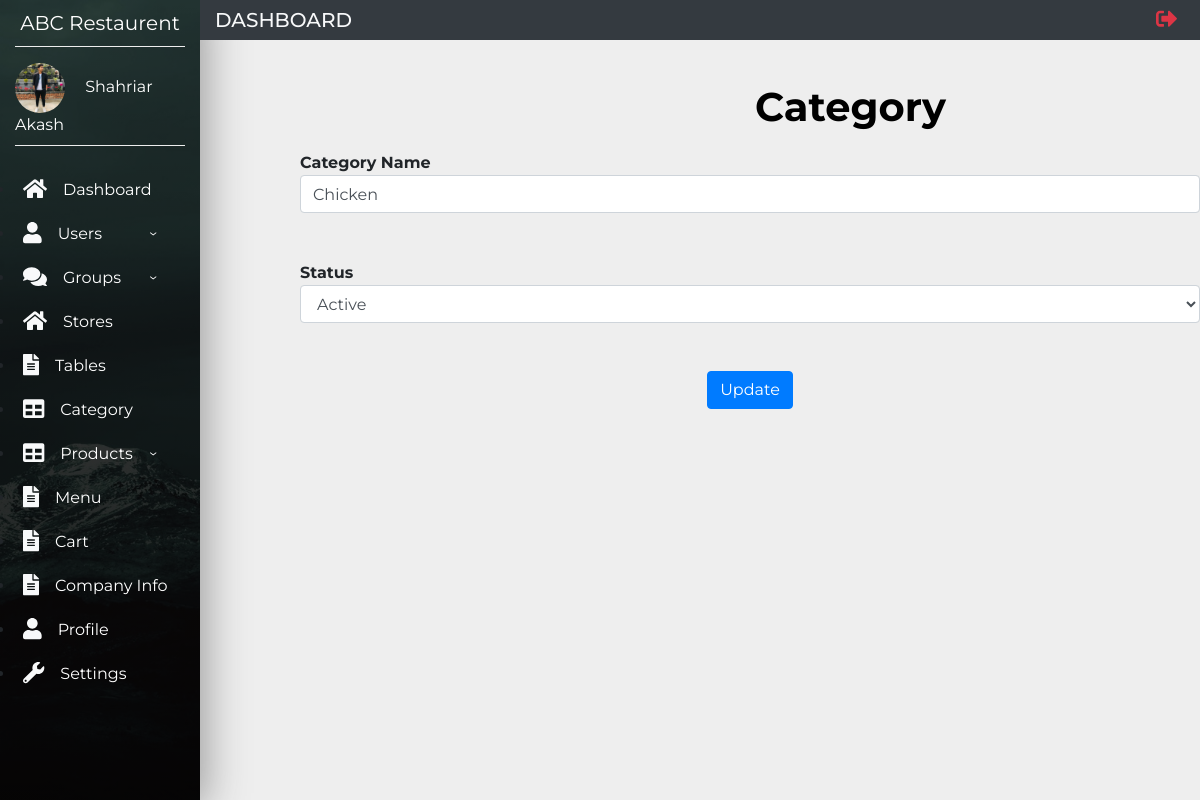
/views/editcategory.php?id=1 (signed in), run on the app's committed database.
### tables this page shows
CREATE TABLE `userinfo` (
  `userid` int(11) NOT NULL,
  `firstName` varchar(80) NOT NULL,
  `lastName` varchar(80) DEFAULT NULL,
  `email` varchar(80) NOT NULL,
  `password` varchar(80) NOT NULL,
  `groupId` int(11) NOT NULL,
  `gender` varchar(20) NOT NULL,
  `phoneNo` int(11) NOT NULL
);

CREATE TABLE `category` (
  `categoryId` int(11) NOT NULL,
  `categoryName` varchar(50) NOT NULL,
  `status` varchar(50) NOT NULL
);

### models/database.php (called while the page is built, shortened)
<?php
	$serverName="localhost";
	$username="root";
	$password="";
	$db_name="wt_project";
	function get($query)
	{
		$data=array();
		global $serverName,$username,$password,$db_name;
		$conn=mysqli_connect($serverName,$username,$password,$db_name);
		$result=mysqli_query($conn,$query);
		if(mysqli_num_rows($result) > 0)
		{
			while($row=mysqli_fetch_assoc($result))
			{
				$entity=array();
				foreach($row as $k=>$v)
				{
					$entity[$k]=$row[$k];
				}
				$data[]=$entity;
			}
		}
		return $data;
	}
?>

### controllers/categoryController.php (called while the page is built, shortened)
<?php
    include_once '../models/database.php';
    function getCategory($id)
    {
        $query="SELECT * FROM category where categoryId=$id";
        $category=get($query);
        return $category[0];
    }
?>

### views/editcategory.php (the view, shortened to what this page needs)
<?php
    include_once('Main.php');
    include_once '../controllers/categoryController.php';
    $category=getCategory($_GET['id']);
?>
<div class="storeinner">
    <h1 class="storeh1"> <b><Table></Table> Category </b> </h1>
    <form action="../controllers/categoryController.php" onsubmit="return validate()" method="post">
        <b> Category Name </b><br> <input class="form form-control" type="text" name="name" id="name" placeholder="Enter Category Name" value="<?php echo $category['categoryName'];?>"> <br>
        <span class="text-danger font-weight-bold" id="err_name"></span><br>
        <b>Status </b> <br>
        <select class="form form-control" name="status" class="active" id="status">
			<option disabled selected><?php echo $category['status'];?></option>
        </select><br><span class="text-danger font-weight-bold" id="err_stat"></span><br>
    <div align="center">
	    <input class="btn btn-primary" style="color:White" type="submit" name="update_category" value="Update" ></p>
    </div>
    <br><br><br>
    </form>
</div>
<?php include_once('Adminfooter.php') ?>

### views/Main.php (shortened to what this page needs)
<?php
    include_once '../models/database.php';
    $id=$_COOKIE['name'];
    function GetUser($id)
    {
        $query="SELECT * FROM userinfo WHERE userId=$id";
        $user=get($query);
        return $user[0];
    }
    $user=GetUser($id);
    $userName=$user["firstName"].' '.$user["lastName"];
?>
<!doctype html>
<html lang="en">
<head>
    <link rel="stylesheet" href="https://stackpath.bootstrapcdn.com/bootstrap/4.1.1/css/bootstrap.min.css"
>
    <link rel="stylesheet" href="styles/Adduser.css">
    <link rel="stylesheet" href="styles/companyinfo.css">
    <link rel="stylesheet" href="styles/profile.css">
    <link rel="stylesheet" href="styles/setting.css">
    <link rel="stylesheet" href="styles/style.css">
    <link rel="stylesheet" href="styles/Addproduct.css">
    <link rel="stylesheet" href="styles/AddGroup.css">
    <link rel="stylesheet" href="styles/ManageGroup.css">
    <link rel="stylesheet" href="styles/ManageUser.css">
    <link rel="stylesheet" href="styles/store.css">
</head>
<body>
    <nav class="navbar navbar-expand-md navbar-light">
        <div class="collapse navbar-collapse" id="myNavbar">
            <div class="container-fluid">
                <div class="row">
                    <div class="col-xl-2 col-lg-3 col-md-4 sidebar fixed-top">
                        <a href="#"
                            class="navbar-brand text-white d-block mx-auto text-center py-2 mb-3 bottom-border">ABC
                            Restaurent</a>
                        <div class="bottom-border pb-2">
                            <img src="images/admin.jpg" width="50" class="rounded-circle mr-3">
                            <span class="text-white">
                            <?php
                                echo $userName;
                            ?>
                            </span>
                        </div>
                        <ul class="menu-ul flex-column mt-4">
                            <li class="nav-item"><a href="Dashboard.php" class="nav-link text-white p-2 mb-1 sidebar-link"><i
                                        class="fas fa-home text-light fa-lg mr-3"></i>Dashboard</a></li>
                            <li id="user-nav"><a href="#" class="nav-link text-white p-2 mb-1 sidebar-link ">
                              <i class="fas fa-user text-light fa-lg mr-3"></i>Users</a>
                            </li>
                            <li id="Group-nav"><a href="#" class="nav-link text-white p-2 mb-1 sidebar-link"><i
                                    class="fas fa-comments text-light fa-lg mr-3"></i>Groups</a>
                            </li>
                            <li class="nav-item"><a href="store.php" class="nav-link text-white p-2 mb-1 sidebar-link"><i
                                        class="fas fa-home text-light fa-lg mr-3"></i>Stores</a></li>
                            <li class="nav-item"><a href="tables.php" class="nav-link text-white p-2 mb-1 sidebar-link"><i
                                        class="fas fa-file-alt text-light fa-lg mr-3"></i>Tables</a></li>
                            <li class="nav-item"><a href="category.php" class="nav-link text-white p-2 mb-1 sidebar-link"><i
                                        class="fas fa-table text-light fa-lg mr-3"></i>Category</a></li>
                            <li id="product-nav"><a href="#" class="nav-link text-white p-2 mb-1 sidebar-link"><i
                                        class="fas fa-table text-light fa-lg mr-3"></i>Products</a>
                            <li class="nav-item"><a href="menu.php" class="nav-link text-white p-2 mb-1 sidebar-link"><i
                                        class="fas fa-file-alt text-light fa-lg mr-3"></i>Menu</a></li>
                            <li class="nav-item"><a href="cart.php" class="nav-link text-white p-2 mb-1 sidebar-link"><i
                                        class="fas fa-file-alt text-light fa-lg mr-3"></i>Cart</a></li>
                            <li class="nav-item"><a href="companyinfo.php" class="nav-link text-white p-2 mb-1 sidebar-link"><i
                                        class="fas fa-file-alt text-light fa-lg mr-3"></i>Company Info</a></li>
                            <li class="nav-item"><a href="profile.php?id=<?php echo $id; ?>" class="nav-link text-white p-2 mb-1 sidebar-link"><i
                                        class="fas fa-user text-light fa-lg mr-3"></i>Profile</a></li>
                            <li class="nav-item"><a href="setting.php?id=<?php echo $id; ?>" class="nav-link text-white p-2 mb-1 sidebar-link"><i
                                        class="fas fa-wrench text-light fa-lg mr-3"></i>Settings</a></li>
                        </ul>
                    </div>
                    <div class="col-xl-10 col-lg-9 col-md-8 ml-auto bg-dark fixed-top py-0 top-navbar">
                        <div class="row align-items-center">
                            <div class="col-md-4">
                                <h5 class="text-light text-uppercase mb-0">Dashboard</h5>
                            </div>
                            <div class="col-md-5">
                            </div>
                            <div class="col-md-3">
                                <ul class="navbar-nav">
                                    <li class="nav-item ml-md-auto"><a href="#" class="nav-link" data-toggle="modal" data-target="#sign-out"><i class="fas fa-sign-out-alt text-danger fa-lg"></i></a></li>
                  </ul>
                </div>
              </div>
            </div>
          </div>
        </div>
      </div>
    </nav>

### views/styles/style.css (style rules this page uses)
body { font-family: 'Montserrat', sans-serif; background-color: #eee; }
.sidebar { height: 100vh; background: linear-gradient(rgba(0, 0, 0, .7), rgba(0, 0, 0, .9)), url(../images/img1.jpeg); background-position: center; background-repeat: no-repeat; background-size: cover; box-shadow: 5px 7px 40px #999; }
.menu-ul { margin-left: -40px; }
.bottom-border { border-bottom: 1px groove #eee; }
.sidebar-link { transition: all .4s; }

### views/styles/store.css (style rules this page uses)
.storeinner { padding-left: 300px; padding-top: 65px; }
.storeh1 { margin-top: 2px;; margin-left: 455px; margin-bottom:20px; color: black; }

### data on the page
userinfo: userName "Shahriar Akash"
category: name "Chicken", status "Active"
